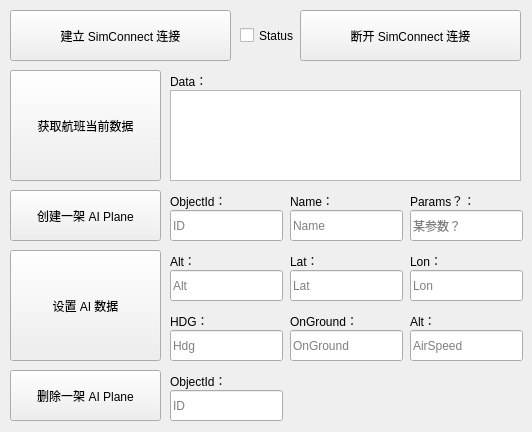
<?xml version="1.0" encoding="UTF-8"?>
<ui version="4.0">
 <class>QtGuiApplication1Class</class>
 <widget class="QMainWindow" name="QtGuiApplication1Class">
  <property name="geometry">
   <rect>
    <x>0</x>
    <y>0</y>
    <width>532</width>
    <height>432</height>
   </rect>
  </property>
  <property name="windowTitle">
   <string>QtGuiApplication1</string>
  </property>
  <widget class="QWidget" name="centralWidget">
   <widget class="QPushButton" name="setupConnect">
    <property name="geometry">
     <rect>
      <x>10</x>
      <y>10</y>
      <width>221</width>
      <height>51</height>
     </rect>
    </property>
    <property name="text">
     <string>建立 SimConnect 连接</string>
    </property>
   </widget>
   <widget class="QPushButton" name="getCommanderData">
    <property name="geometry">
     <rect>
      <x>10</x>
      <y>70</y>
      <width>151</width>
      <height>111</height>
     </rect>
    </property>
    <property name="text">
     <string>获取航班当前数据</string>
    </property>
   </widget>
   <widget class="QPlainTextEdit" name="commanderData">
    <property name="geometry">
     <rect>
      <x>170</x>
      <y>90</y>
      <width>351</width>
      <height>91</height>
     </rect>
    </property>
   </widget>
   <widget class="QPushButton" name="killConnect">
    <property name="geometry">
     <rect>
      <x>300</x>
      <y>10</y>
      <width>221</width>
      <height>51</height>
     </rect>
    </property>
    <property name="text">
     <string>断开 SimConnect 连接</string>
    </property>
   </widget>
   <widget class="QPushButton" name="createOneAI">
    <property name="geometry">
     <rect>
      <x>10</x>
      <y>190</y>
      <width>151</width>
      <height>51</height>
     </rect>
    </property>
    <property name="text">
     <string>创建一架 AI Plane</string>
    </property>
   </widget>
   <widget class="QPushButton" name="deleteOneAI">
    <property name="geometry">
     <rect>
      <x>10</x>
      <y>370</y>
      <width>151</width>
      <height>51</height>
     </rect>
    </property>
    <property name="text">
     <string>删除一架 AI Plane</string>
    </property>
   </widget>
   <widget class="QPushButton" name="setOneAI">
    <property name="geometry">
     <rect>
      <x>10</x>
      <y>250</y>
      <width>151</width>
      <height>111</height>
     </rect>
    </property>
    <property name="text">
     <string>设置 AI 数据</string>
    </property>
   </widget>
   <widget class="QLineEdit" name="createObjectId">
    <property name="geometry">
     <rect>
      <x>170</x>
      <y>210</y>
      <width>113</width>
      <height>31</height>
     </rect>
    </property>
    <property name="placeholderText">
     <string>ID</string>
    </property>
   </widget>
   <widget class="QLineEdit" name="createName">
    <property name="geometry">
     <rect>
      <x>290</x>
      <y>210</y>
      <width>113</width>
      <height>31</height>
     </rect>
    </property>
    <property name="placeholderText">
     <string>Name</string>
    </property>
   </widget>
   <widget class="QLineEdit" name="createWhatData">
    <property name="geometry">
     <rect>
      <x>410</x>
      <y>210</y>
      <width>113</width>
      <height>31</height>
     </rect>
    </property>
    <property name="placeholderText">
     <string>某参数？</string>
    </property>
   </widget>
   <widget class="QLineEdit" name="deleteObjectId">
    <property name="geometry">
     <rect>
      <x>170</x>
      <y>390</y>
      <width>113</width>
      <height>31</height>
     </rect>
    </property>
    <property name="placeholderText">
     <string>ID</string>
    </property>
   </widget>
   <widget class="QLineEdit" name="setAlt">
    <property name="geometry">
     <rect>
      <x>170</x>
      <y>270</y>
      <width>113</width>
      <height>31</height>
     </rect>
    </property>
    <property name="placeholderText">
     <string>Alt</string>
    </property>
   </widget>
   <widget class="QLineEdit" name="setLat">
    <property name="geometry">
     <rect>
      <x>290</x>
      <y>270</y>
      <width>113</width>
      <height>31</height>
     </rect>
    </property>
    <property name="placeholderText">
     <string>Lat</string>
    </property>
   </widget>
   <widget class="QLineEdit" name="setLon">
    <property name="geometry">
     <rect>
      <x>410</x>
      <y>270</y>
      <width>113</width>
      <height>31</height>
     </rect>
    </property>
    <property name="placeholderText">
     <string>Lon</string>
    </property>
   </widget>
   <widget class="QLineEdit" name="setHdg">
    <property name="geometry">
     <rect>
      <x>170</x>
      <y>330</y>
      <width>113</width>
      <height>31</height>
     </rect>
    </property>
    <property name="placeholderText">
     <string>Hdg</string>
    </property>
   </widget>
   <widget class="QLineEdit" name="setOnGround">
    <property name="geometry">
     <rect>
      <x>290</x>
      <y>330</y>
      <width>113</width>
      <height>31</height>
     </rect>
    </property>
    <property name="placeholderText">
     <string>OnGround</string>
    </property>
   </widget>
   <widget class="QLineEdit" name="setSpeed">
    <property name="geometry">
     <rect>
      <x>410</x>
      <y>330</y>
      <width>113</width>
      <height>31</height>
     </rect>
    </property>
    <property name="placeholderText">
     <string>AirSpeed</string>
    </property>
   </widget>
   <widget class="QLabel" name="label">
    <property name="geometry">
     <rect>
      <x>170</x>
      <y>370</y>
      <width>111</width>
      <height>21</height>
     </rect>
    </property>
    <property name="text">
     <string>ObjectId：</string>
    </property>
   </widget>
   <widget class="QLabel" name="label_2">
    <property name="geometry">
     <rect>
      <x>170</x>
      <y>190</y>
      <width>111</width>
      <height>21</height>
     </rect>
    </property>
    <property name="text">
     <string>ObjectId：</string>
    </property>
   </widget>
   <widget class="QLabel" name="label_3">
    <property name="geometry">
     <rect>
      <x>290</x>
      <y>190</y>
      <width>111</width>
      <height>21</height>
     </rect>
    </property>
    <property name="text">
     <string>Name：</string>
    </property>
   </widget>
   <widget class="QLabel" name="label_4">
    <property name="geometry">
     <rect>
      <x>410</x>
      <y>190</y>
      <width>111</width>
      <height>21</height>
     </rect>
    </property>
    <property name="text">
     <string>Params？：</string>
    </property>
   </widget>
   <widget class="QLabel" name="label_5">
    <property name="geometry">
     <rect>
      <x>170</x>
      <y>250</y>
      <width>111</width>
      <height>21</height>
     </rect>
    </property>
    <property name="text">
     <string>Alt：</string>
    </property>
   </widget>
   <widget class="QLabel" name="label_6">
    <property name="geometry">
     <rect>
      <x>290</x>
      <y>250</y>
      <width>111</width>
      <height>21</height>
     </rect>
    </property>
    <property name="text">
     <string>Lat：</string>
    </property>
   </widget>
   <widget class="QLabel" name="label_7">
    <property name="geometry">
     <rect>
      <x>410</x>
      <y>250</y>
      <width>111</width>
      <height>21</height>
     </rect>
    </property>
    <property name="text">
     <string>Lon：</string>
    </property>
   </widget>
   <widget class="QLabel" name="label_8">
    <property name="geometry">
     <rect>
      <x>170</x>
      <y>310</y>
      <width>111</width>
      <height>21</height>
     </rect>
    </property>
    <property name="text">
     <string>HDG：</string>
    </property>
   </widget>
   <widget class="QLabel" name="label_9">
    <property name="geometry">
     <rect>
      <x>290</x>
      <y>310</y>
      <width>111</width>
      <height>21</height>
     </rect>
    </property>
    <property name="text">
     <string>OnGround：</string>
    </property>
   </widget>
   <widget class="QLabel" name="label_10">
    <property name="geometry">
     <rect>
      <x>410</x>
      <y>310</y>
      <width>111</width>
      <height>21</height>
     </rect>
    </property>
    <property name="text">
     <string>Alt：</string>
    </property>
   </widget>
   <widget class="QLabel" name="label_11">
    <property name="geometry">
     <rect>
      <x>170</x>
      <y>70</y>
      <width>111</width>
      <height>21</height>
     </rect>
    </property>
    <property name="text">
     <string>Data：</string>
    </property>
   </widget>
   <widget class="QCheckBox" name="connectStatus">
    <property name="enabled">
     <bool>true</bool>
    </property>
    <property name="geometry">
     <rect>
      <x>240</x>
      <y>10</y>
      <width>61</width>
      <height>51</height>
     </rect>
    </property>
    <property name="text">
     <string>Status</string>
    </property>
   </widget>
  </widget>
 </widget>
 <layoutdefault spacing="6" margin="11"/>
 <resources>
  <include location="QtGuiApplication1.qrc"/>
 </resources>
 <connections/>
</ui>
